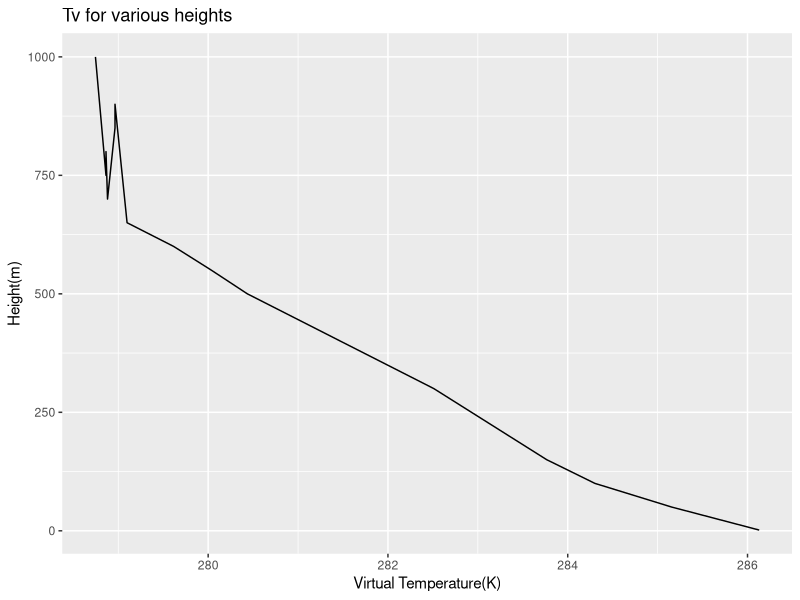
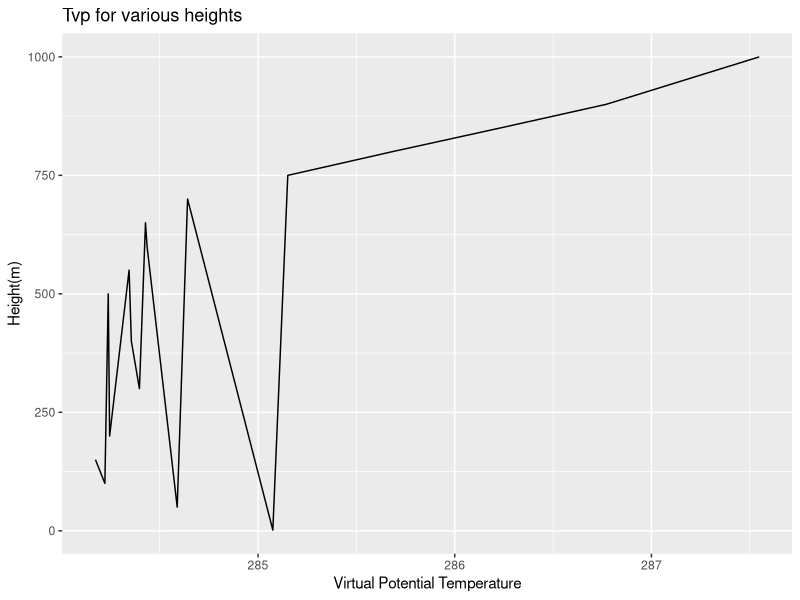
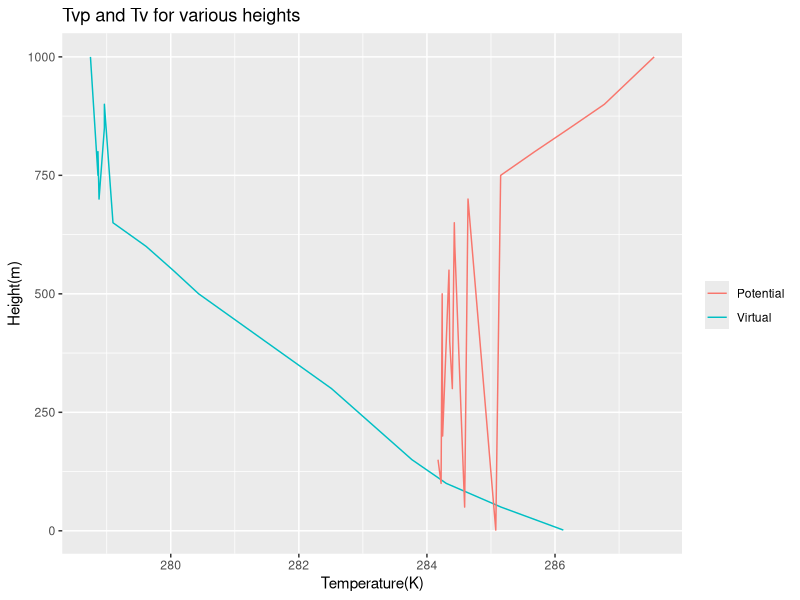

These figures' R source, in order:
## ---- chunk 1

library(ggplot2)
library(dplyr)


## ---- chunk 2

#meters
heightq7 <- c(1.5,50,100,150,200,300,400,500,550,600,650,700,750,800,850,900,1000)
#in mb
pressureq7 <- c(1013,1007,1001,995,989,977,965,954,948,942,936,931,925,919,914,908,897)
#in deg C
temperature7 <- c(11.8,10.9,10.1,9.6,9.2,8.4,7.4,6.4,6.0,5.6,5.1,4.9,4.9,4.9,5.0,5.0,4.8)
#in g/Kg
specifichumidity7 <- c(6.5,6.1,5.8,5.6,5.5,5.3,5.1,4.9,4.9,4.8,4.7,4.6,4.5,4.5,4.5,4.5,4.4)

length(heightq7)==length(pressureq7)
length(temperature7)==length(specifichumidity7)



## ---- chunk 3

# Convert to Kelvin
temperature7K <- temperature7 + 273.2
vtemperature7K <- temperature7K*(1+(0.61*(specifichumidity7/1000)))

vt7adf <- data.frame(heightq7,pressureq7,temperature7,specifichumidity7,temperature7K,vtemperature7K)

vt7adf %>% ggplot() + aes(vtemperature7K,heightq7) + geom_line() + xlab("Virtual Temperature(K)") +
  ylab("Height(m)") + ggtitle("Tv for various heights")
## ---- chunk 4

# Convert to Kelvin
# Add virtual potential temperature
ptemperature7K <- temperature7K*((1000/pressureq7)^0.286)
vptemperature7K <- ptemperature7K*(1+(0.61*(specifichumidity7/1000)))
vt7adf <- data.frame(heightq7,pressureq7,temperature7,specifichumidity7,temperature7K,vtemperature7K,ptemperature7K,vptemperature7K)

vt7adf %>% ggplot() + aes(vptemperature7K,heightq7) + geom_line() + xlab("Virtual Potential Temperature") +
  ylab("Height(m)") + ggtitle("Tvp for various heights")
## ---- chunk 5


# Compare virtual temperature and virtual potential temperature
vt7adf %>% ggplot() + geom_line(aes(vtemperature7K,heightq7,color="Virtual"))+
  geom_line(aes(vptemperature7K,heightq7,color="Potential"))  +
  xlab("Temperature(K)") + labs(colour = "") +
 ylab("Height(m)") + ggtitle("Tvp and Tv for various heights")
